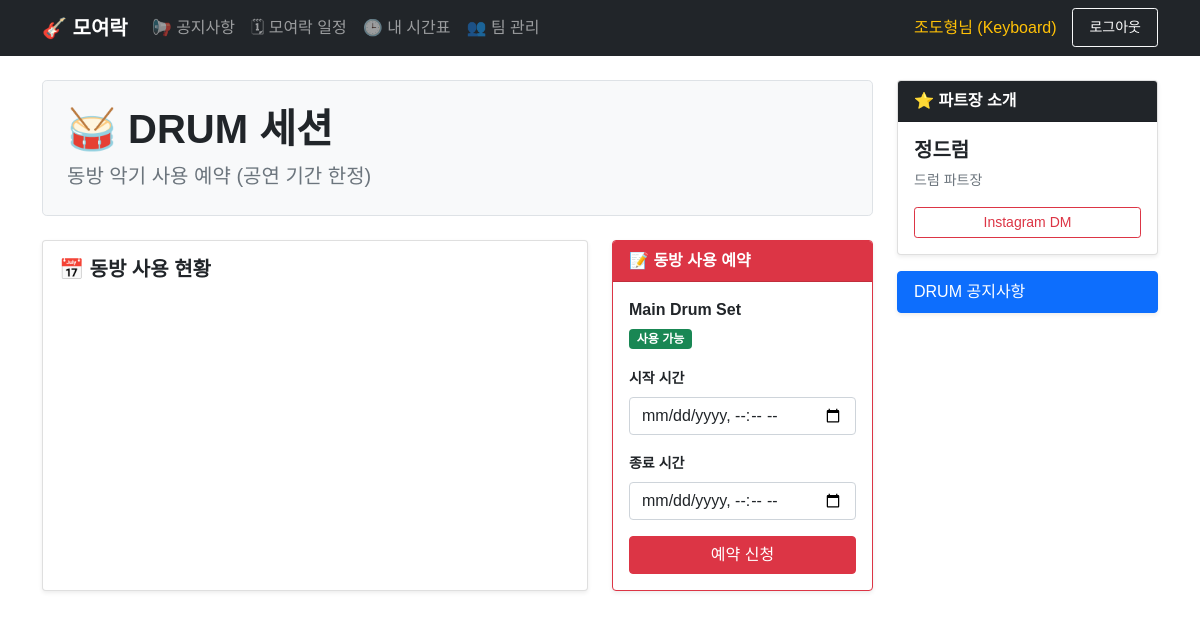
The app's page /session/drum (signed in) with its own data.
### app.py (models this page shows)
class User(UserMixin, db.Model):
    id = db.Column(db.Integer, primary_key=True)
    username = db.Column(db.String(150), unique=True, nullable=False)
    password = db.Column(db.String(150), nullable=False)
    name = db.Column(db.String(100), nullable=False)
    cohort = db.Column(db.Float, nullable=True)
    session = db.Column(db.String(50), nullable=False)
    is_admin = db.Column(db.Boolean, default=False)
    schedule_json = db.Column(db.Text, nullable=True)
    teams = db.relationship('Team', secondary=team_members, backref='members')

class Instrument(db.Model):
    id = db.Column(db.Integer, primary_key=True)
    code = db.Column(db.String(20), unique=True, nullable=False)
    name = db.Column(db.String(100), nullable=False)
    is_available = db.Column(db.Boolean, default=True)

### app.py (the view, shortened to what this page needs)
@app.route('/session/<type>', methods=['GET', 'POST'])
@login_required
def session_page(type):
    session_type = type.lower()
    leader_info = None
    if session_type == 'vocal': leader_info = {'name': '김보컬', 'intro': '보컬 파트장', 'insta': 'https://www.instagram.com/skku_hwayotteurak'}
    elif session_type == 'guitar': leader_info = {'name': '이기타', 'intro': '기타 파트장', 'insta': 'https://www.instagram.com/skku_hwayotteurak'}
    elif session_type == 'bass': leader_info = {'name': '박베이스', 'intro': '베이스 파트장', 'insta': 'https://www.instagram.com/skku_hwayotteurak'}
    elif session_type == 'keyboard': leader_info = {'name': '최키보드', 'intro': '키보드 파트장', 'insta': 'https://www.instagram.com/skku_hwayotteurak'}
    elif session_type == 'drum': leader_info = {'name': '정드럼', 'intro': '드럼 파트장', 'insta': 'https://www.instagram.com/skku_hwayotteurak'}
    events_data = []; instruments_status = {}
    target_items = []
    if session_type == 'guitar': target_items = ['guitar1', 'guitar2', 'guitar3', 'geffect']
    elif session_type == 'bass': target_items = ['bass1', 'bass2', 'bass3', 'beffect']
    elif session_type == 'keyboard': target_items = ['keyboard']
    elif session_type == 'drum': target_items = ['drum']
    if target_items:
        all_insts = Instrument.query.filter(Instrument.code.in_(target_items)).all()
        instruments_status = {inst.code: inst for inst in all_insts}
        color_map = {'guitar1': '#dc3545', 'guitar2': '#ffc107', 'guitar3': '#198754', 'geffect': '#0d6efd', 'bass1': '#198754', 'bass2': '#0d6efd', 'bass3': '#6f42c1', 'beffect': '#ffc107', 'keyboard': '#ffc107', 'drum': '#dc3545'}
        session_initials = {'Vocal': 'V', 'Guitar': 'G', 'Bass': 'B', 'Keyboard': 'K', 'Drum': 'D', 'admin': 'A'}
        reservations = InstrumentReservation.query.filter(InstrumentReservation.item_type.in_(target_items)).all()
    return render_template('instruments.html', type=type.upper(), leader=leader_info, session_type=session_type, events_data=events_data, inst_status=instruments_status)

### app.py (called while the page is built)
@login_manager.user_loader
def load_user(user_id):
    return User.query.get(int(user_id))

### templates/instruments.html (shortened to what this page needs)
{% extends "base.html" %}
{% block content %}
<div class="row">
    <div class="col-md-9">
        <div class="p-4 mb-4 bg-light rounded-3 border">
            <h1 class="display-6 fw-bold">
                {% if session_type == 'vocal' %}🎤{% elif session_type == 'guitar' %}🎸{% elif session_type == 'bass' %}🎸{% elif session_type == 'drum' %}🥁{% elif session_type == 'keyboard' %}🎹{% endif %}
                {{ type }} 세션
            </h1>
            <p class="lead text-muted mb-0">
                {% if session_type in ['keyboard', 'drum'] %}
                    동방 악기 사용 예약 (공연 기간 한정)
                {% else %}
                    {{ type }} 멤버 공간
                {% endif %}
            </p>
        </div>
        {% if session_type == 'guitar' %}
            <div class="accordion mb-4 shadow-sm" id="guitarAccordion"><div class="accordion-item"><h2 class="accordion-header" id="headingOne"><button class="accordion-button collapsed fw-bold text-primary" type="button" data-bs-toggle="collapse" data-bs-target="#collapsePhotos">🎸 보유 장비 및 대여 현황 확인</button></h2><div id="collapsePhotos" class="accordion-collapse collapse" data-bs-parent="#guitarAccordion"><div class="accordion-body bg-white"><div class="row row-cols-1 row-cols-md-2 g-3">{{ inst_card('guitar1', 'danger') }} {{ inst_card('guitar2', 'warning') }} {{ inst_card('guitar3', 'success') }} {{ inst_card('geffect', 'primary') }}</div></div></div></div></div>
            <div class="row"><div class="col-md-8 mb-3"><div class="card shadow-sm h-100"><div class="card-body"><h5 class="card-title fw-bold mb-3">📅 대여 현황 (4일간)</h5><div id='calendar'></div></div></div></div><div class="col-md-4 mb-3"><div class="card shadow-sm border-primary h-100"><div class="card-header bg-primary text-white fw-bold">📝 예약하기</div><div class="card-body"><form method="POST"><input type="hidden" name="action_type" value="reserve"><div class="mb-3"><label class="form-label small fw-bold">장비</label><select class="form-select" name="item_type" required><option value="" disabled selected>선택</option>{% for code in ['guitar1', 'guitar2', 'guitar3', 'geffect'] %}{% set inst = inst_status[code] %}<option value="{{ code }}" {% if not inst.is_available %}disabled{% endif %}>{{ inst.name }} {% if not inst.is_available %}(⛔){% endif %}</option>{% endfor %}</select></div><div class="mb-3"><label class="form-label small fw-bold">시작</label><input type="datetime-local" class="form-control" name="start_date" required></div><div class="mb-3"><label class="form-label small fw-bold">반납</label><input type="datetime-local" class="form-control" name="end_date" required></div><div class="d-grid"><button type="submit" class="btn btn-primary">예약</button></div></form></div></div></div></div>
        {% elif session_type in ['keyboard', 'drum'] %}
            {% set theme = 'warning' if session_type == 'keyboard' else 'danger' %}
            {% set theme_text = 'text-dark' if session_type == 'keyboard' else 'text-white' %}
            {% set inst = inst_status[session_type] %}
            {% if not inst.is_available %}
                <div class="card text-center py-5 border-{{ theme }} shadow-sm">
                    <div class="card-body">
                        <h1 class="display-1">⛔</h1>
                        <h2 class="fw-bold mt-3">현재 예약 시스템이 닫혀있습니다.</h2>
                        <p class="text-muted">공연 기간에만 활성화되는 기능입니다.<br>문의사항은 파트장에게 연락주세요.</p>
                        {% if current_user.is_admin %}
                        <div class="mt-4">
                            <form method="POST">
                                <input type="hidden" name="action_type" value="toggle_status">
                                <input type="hidden" name="target_code" value="{{ session_type }}">
                                <button class="btn btn-outline-success btn-lg">🔓 관리자 권한으로 시스템 켜기</button>
                            </form>
                        </div>
                        {% endif %}
                    </div>
                </div>
            {% else %}
                <div class="row">
                    <div class="col-md-8 mb-3">
                        <div class="card shadow-sm h-100">
                            <div class="card-body">
                                <h5 class="card-title fw-bold mb-3">📅 동방 사용 현황</h5>
                            </div>
                        </div>
                    </div>
                    <div class="col-md-4 mb-3">
                        <div class="card shadow-sm border-{{ theme }} h-100">
                            <div class="card-header bg-{{ theme }} {{ theme_text }} fw-bold">
                                📝 동방 사용 예약
                            </div>
                            <div class="card-body">
                                <form method="POST">
                                    <div class="mb-3">
                                        <p class="fw-bold mb-1">{{ inst.name }}</p>
                                        <span class="badge bg-success">사용 가능</span>
                                    </div>
                                    <div class="mb-3"><label class="form-label small fw-bold">시작 시간</label><input type="datetime-local" class="form-control" name="start_date" required></div>
                                    <div class="mb-3"><label class="form-label small fw-bold">종료 시간</label><input type="datetime-local" class="form-control" name="end_date" required></div>
                                    <div class="d-grid"><button type="submit" class="btn btn-{{ theme }}">예약 신청</button></div>
                                </form>
                            </div>
                        </div>
                    </div>
                </div>
            {% endif %}
        {% elif session_type == 'vocal' %}
            <div class="card shadow-sm text-center py-5 border-0 bg-white"><div class="card-body"><h1 class="text-muted mb-3" style="font-size: 4rem;">🚧</h1><h3 class="text-dark fw-bold">아직 등록된 기능이 없습니다</h3></div></div>
        {% endif %}
    </div>
    <div class="col-md-3">
        {% if leader %}
        <div class="card shadow-sm mb-3">
            <div class="card-header bg-dark text-white fw-bold">⭐ 파트장 소개</div>
            <div class="card-body">
                <h5 class="card-title fw-bold">{{ leader.name }}</h5>
                <p class="card-text text-muted small mb-3">{{ leader.intro }}</p>
                {% if leader.insta %}<div class="d-grid"><a href="{{ leader.insta }}" target="_blank" class="btn btn-outline-danger btn-sm">Instagram DM</a></div>{% endif %}
            </div>
        </div>
        {% endif %}
        <div class="list-group shadow-sm"><a href="#" class="list-group-item list-group-item-action active">{{ type }} 공지사항</a></div>
    </div>
</div>
{% endblock %}

### templates/base.html (shortened to what this page needs)
<!DOCTYPE html>
<html lang="ko">
<head>
    <link href="https://cdn.jsdelivr.net/npm/bootstrap@5.1.3/dist/css/bootstrap.min.css" rel="stylesheet">
    <link rel="stylesheet" href="https://cdn.jsdelivr.net/npm/bootstrap-icons@1.10.5/font/bootstrap-icons.css">
</head>
<body>
    <nav class="navbar navbar-expand-lg navbar-dark bg-dark">
        <div class="container">
            <a class="navbar-brand" href="/">🎸 모여락</a>
            <div class="collapse navbar-collapse" id="navbarNav">
                <ul class="navbar-nav me-auto">
                    <li class="nav-item">
                        <a class="nav-link" href="/notice">📢 공지사항</a>
                    </li>
                    <li class="nav-item">
                        <a class="nav-link" href="/schedule">🗓 모여락 일정</a>
                    </li>
                    <li class="nav-item">
                        <a class="nav-link" href="/myschedule">🕒 내 시간표</a>
                    </li>
                    <li class="nav-item">
                        <a class="nav-link" href="/team">👥 팀 관리</a>
                    </li>
                </ul>
                <ul class="navbar-nav">
                    {% if current_user.is_authenticated %}
                        <li class="nav-item">
                            <span class="nav-link text-warning">
                                {% if current_user.is_admin %}
                                    👑 관리자님
                                {% else %}
                                    {{ current_user.name }}님 ({{ current_user.session }})
                                {% endif %}
                            </span>
                        </li>
                        <li class="nav-item">
                            <a class="nav-link btn btn-outline-light btn-sm px-3 ms-2 text-white" href="/logout">로그아웃</a>
                        </li>
                    {% endif %}
                </ul>
            </div>
        </div>
    </nav>
    <div class="container mt-4 mb-5">
        {% block content %}{% endblock %}
    </div>
</body>
</html>

### templates/base.html (style rules this page uses)
body { font-family: 'Apple SD Gothic Neo', 'Noto Sans KR', sans-serif; }
.navbar-brand { font-weight: 800; }

### records on screen
User: name "조도형", session "Keyboard"
Instrument: code "DRUM", name "Main Drum Set"

### other values on screen
{{ leader.name }} "정드럼"
{{ leader.intro }} "드럼 파트장"
